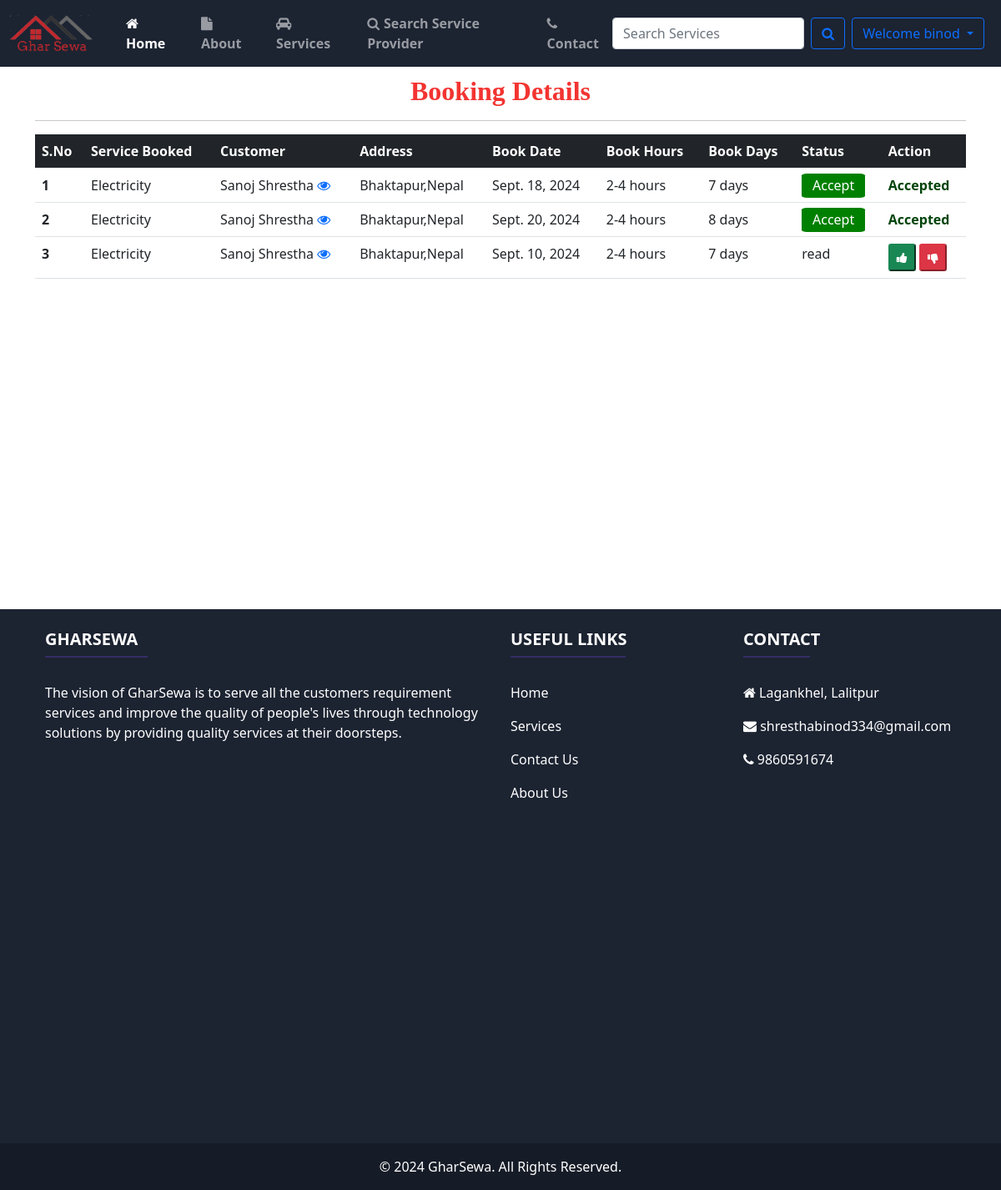
Page /user_booking/ (signed in) on the committed database.
### home/models.py (models this page shows, shortened)
class Booking(models.Model):
    status = models.ForeignKey(Status, on_delete=models.CASCADE, null=True)
    customer = models.ForeignKey(Customer, on_delete=models.CASCADE, null=True)
    user = models.ForeignKey(Service_Man, on_delete=models.CASCADE, null=True)
    book_date = models.DateField(null=True)
    book_days = models.CharField(max_length=100, null=True)
    book_hours = models.CharField(max_length=100, null=True)

class Service_Man(models.Model):
    status = models.ForeignKey(Status, on_delete=models.CASCADE, null=True)
    city = models.ForeignKey(
        City, on_delete=models.CASCADE, null=True, blank=True)
    user = models.ForeignKey(User, on_delete=models.CASCADE, null=True)
    phone = models.CharField(max_length=20, null=True)
    image = models.ImageField(upload_to='service_man/', null=True)
    cert = models.FileField(upload_to='service_man/', null=True, default='service_man/certificate.png')
    address = models.CharField(max_length=100, null=True)
    service = models.ForeignKey(
        Service, on_delete=CASCADE, null=True, blank=True)
    experience = models.IntegerField(default=0)
    date_joined = models.DateField(auto_now_add=True)

class Service(models.Model):
    service_id = models.AutoField(primary_key=True)
    service_name = models.CharField(max_length=50)
    service_desc = models.TextField()
    image = models.FileField(null=True)
    pub_date = models.DateField(auto_now_add=True)

class Customer(models.Model):
    user = models.ForeignKey(User, on_delete=models.CASCADE, null=True)
    phone = models.CharField(max_length=20, null=True)
    address = models.CharField(max_length=100, null=True)
    image = models.ImageField(upload_to='customer/', null=True)
    date_joined = models.DateField(auto_now_add=True)

class Status(models.Model):
    status = models.CharField(max_length=20, null=True)

### home/views.py (the view)
# urls.py: path('user_booking/', views.userBooking, name='user_booking'),
@login_required(login_url='login')
def userBooking(request):
    page = False
    user = User.objects.get(id=request.user.id)
    try:
        serv = Service_Man.objects.get(user=user)
        books = Booking.objects.filter(user=serv)
    except:
        return redirect('user_booking')
    context = {'books': books, 'page': page}
    return render(request, 'booking_details.html', context)

### templates/booking_details.html (shortened to what this page needs)
{% extends 'base.html' %}
{% block body %}
{% if page %}
<div class="container">
    <h2>Booking Details</h2>
    <hr>
    <table class="table table-hover">
        <thead class="table-dark text-white">
            <tr>
                <th scope="col">S.No</th>
                <th scope="col">Service Booked</th>
                <th scope="col">Service Provider</th>
                <th scope="col">View</th>
                <th scope="col">Book Date</th>
                <th scope="col">
                    <center>Book Hours</center>
                </th>
                <th scope="col">
                    <center>Book Days</center>
                </th>
                <th scope="col">Status</th>
                <th scope="col">
                    <center>Action</center>
                </th>
            </tr>
        </thead>
        <tbody>
            {% for book in books%}
            <tr>
                <th scope="row">{{forloop.counter}}</th>
                <td>{{book.user.service.service_name}}</td>
                <td>{{book.user.user.first_name}} {{book.user.user.last_name}}
                </td>
                <td><a href="{% url 'booking_status' book.id %}" class=" btn text-primary"><i class="fa fa-eye"></i></a>
                </td>
                <td>{{book.book_date}}</td>
                <td>
                    <center>{{book.book_days}} days</center>
                </td>
                <td>
                    <center>{{book.book_hours}} hours</center>
                </td>
                {% if book.status.status == 'Accept' %}
                <td>
                    <span class="text-success">
                        {{book.status.status}}ed
                    </span>
                </td>
                {% elif book.status.status == 'Reject' %}
                <td>
                    <span class="text-danger">
                        {{book.status.status}}ed
                    </span>
                </td>
                {% else %}
                <td>
                    <span>{{book.status.status}}</span>
                </td>
                {% endif %}
                {% if book.status.status == 'Accept' %}
                <td style="font-weight:bold;color:blue">
                    <center> Accepted</center>
                </td>
                {% else %}
                <td>
                    <a href="{% url 'edit_booking' book.id %}">
                        <center><button class="btn-sm btn-warning">
                            <i class="fa fa-edit"></i> Edit
                        </button></center>
                    </a>
                </td>
                <td>
                    <a href="{% url 'cancel_booking' book.id %}">
                        <center><button class="btn-sm btn-danger"
                                onclick="return confirm('Do You wanna cancel the Booking?')">
                                <i class="fa fa-trash"></i>
                            </button></center>
                    </a>
                </td>
                {% endif %}
            </tr>
            {% endfor %}
        </tbody>
    </table>
</div>
{% else%}
<div class="container">
    <h2>Booking Details</h2>
    <hr>
    <table class=" table table-hover">
        <thead class="table-dark text-white">
            <tr>
                <th scope="col">S.No</th>
                <th scope="col">Service Booked</th>
                <th scope="col">Customer</th>
                <th scope="col">Address</th>
                <th scope="col">Book Date</th>
                <th scope="col">Book Hours</th>
                <th scope="col">Book Days</th>
                <th scope="col">Status</th>
                <th scope="col">Action</th>
            </tr>
        <tbody>
            </thead>
            {% for book in books%}
            <tr>
                <th scope="row">{{forloop.counter}}</th>
                <td>{{book.user.service.service_name}}</td>
                <td>{{book.customer.user.first_name}} {{book.customer.user.last_name}}
                    <a href="{% url 'booking_status' book.id %}" class="rounded"><i class="fa fa-eye"></i></a>
                </td>
                <td>{{book.customer.address}}</td>
                <td>{{book.book_date}}</td>
                <td>{{book.book_hours}} hours</td>
                <td>{{book.book_days}} days</td>
                {% if book.status.status == 'Accept' %}
                <td><span
                        style="color:white;background:green;padding:0.2em 0.8em 0.2em 0.8em;border-radius:8%">{{book.status.status}}</span>
                </td>
                {% else %}
                <td><span>{{book.status.status}}</span>
                </td>
                {% endif %}
                {% if book.status.status == 'Accept' %}
                <td style="font-weight:bold;color:rgb(2, 68, 11)">Accepted</td>
                {% elif book.status.status == 'Reject' %}
                <td style="font-weight:bold;color:rgb(255, 0, 0)">Rejected</td>
                {% else %}
                <td>
                    <a href="{% url 'accept_confirmation' book.id %}">
                        <button class="btn-sm btn-success"
                            onclick="return confirm('Are You Confirm for Accept Order?')">
                            <i class="fa fa-thumbs-up"></i>
                        </button>
                    </a>
                    <a href="{% url 'spcancel_booking' book.id %}"><button class="btn-sm btn-danger"
                            onclick="return confirm('Do You wanna cancel the Booking?')"><i
                                class="fa fa-thumbs-down"></i></button></a>
                </td>
                {% endif %}
            </tr>
            {% endfor %}
    </table>
</div>
{% endif %}
{% endblock %}

### templates/base.html (shortened to what this page needs)
{% load static %}
<!DOCTYPE html>
<html lang="en">
<head>
    <link rel="stylesheet" href="https://cdnjs.cloudflare.com/ajax/libs/jquery-confirm/3.3.2/jquery-confirm.min.css">
    <link href="https://cdn.jsdelivr.net/npm/bootstrap@5.0.1/dist/css/bootstrap.min.css" rel="stylesheet"
>
    <link rel="stylesheet" href="https://cdnjs.cloudflare.com/ajax/libs/font-awesome/4.7.0/css/font-awesome.min.css">
    <link rel="stylesheet" href="https://stackpath.bootstrapcdn.com/font-awesome/4.7.0/css/font-awesome.min.css">
    <link rel="stylesheet" href="{% static '/css/style.css' %}">
</head>
<body>
    <nav class="navbar navbar-expand-lg navbar-dark" style="background-color: #1c2331;">
        <div class="container-fluid">
            <a class="navbar-brand" href="/"><img src="{% static 'img/logo.png' %}" style="width: 100px;" /></a>
            <div class="collapse navbar-collapse" id="navbarSupportedContent">
                <ul class="navbar-nav me-auto mb-2 mb-lg-0" style="font-weight: 600;">
                    <li class="nav-item" style="margin-left: 15px;">
                        <a class="nav-link active" aria-current="page" href="/"> <i class="fa fa-home"
                                style="padding-right: 5px;"></i>Home</a>
                    </li>
                    <li class="nav-item" style="margin-left: 15px;">
                        <a class="nav-link" href="/about"><i class="fa fa-file"
                                style="padding-right: 5px;"></i>About</a>
                    </li>
                    <li class="nav-item" style="margin-left: 15px;">
                        <a class="nav-link" href="/services"><i class="fa fa-car"
                                style="padding-right: 5px;"></i>Services</a>
                    </li>
                    <li class="nav-item" style="margin-left: 15px;">
                        <a class="nav-link" href="{% url 'search_user' %}"><i class="fa fa-search"
                                style="padding-right: 5px;"></i>Search Service Provider</a>
                    </li>
                    <li class="nav-item" style="margin-left: 15px;">
                        <a class="nav-link" href="/contact"><i class="fa fa-phone"
                                style="padding-right: 5px;"></i>Contact</a>
                    </li>
                </ul>
                <form class="d-flex" action="/search" method="GET">
                    <input class="form-control me-2" type="search" name="search" id="search"
                        placeholder="Search Services" aria-label="Search" required>
                    <button class="btn btn-outline-primary" type="submit"><i class="fa fa-search"></i></button>
                </form>
                <div class="m-2">
                    {% if user.is_authenticated %}
                    <span class="dropdown">
                        <button class="btn btn-outline-primary dropdown-toggle" type="button" id="userid"
                            data-bs-toggle="dropdown" aria-expanded="false">
                            Welcome {{request.user}}
                        </button>
                    </span>
                {% endif %}
            </div>
        </div>
        </div>
    </nav>
    {% block body %}{% endblock body %}
    <footer class="text-white" style="background-color: #1c2331;">
        <div class="container p-4">
            <div class="row">
                <div class="col-lg-6 col-md-12 mb-4">
                    <h5 class="text-uppercase fw-bold">GharSewa</h5>
                    <hr class="mb-4 mt-0 d-inline-block mx-auto"
                        style="width: 123px; background-color: #7c4dff; height: 2px" />
                    <p>
                        The vision of GharSewa is to serve all the customers requirement services and improve the
                        quality of
                        people's lives through technology solutions by providing quality services at their
                        doorsteps.
                    </p>
                </div>
                <div class="col-lg-3 col-md-6 mb-4">
                    <h5 class="text-uppercase fw-bold">Useful links</h5>
                    <hr class="mb-4 mt-0 d-inline-block mx-auto"
                        style="width: 138px; background-color: #7c4dff; height: 2px" />
                    <p>
                        <a href="#!" class="text-white">Home</a>
                    </p>
                    <p>
                        <a href="/services/" class="text-white">Services</a>
                    </p>
                    <p>
                        <a href="/contact/" class="text-white">Contact Us</a>
                    </p>
                    <p>
                        <a href="/about/" class="text-white">About Us</a>
                    </p>
                </div>
                <div class="col-lg-3 col-md-6 mb-4">
                    <h5 class="text-uppercase fw-bold">Contact</h5>
                    <hr class="mb-4 mt-0 d-inline-block mx-auto"
                        style="width: 80px; background-color: #7c4dff; height: 2px" />
                    <p><i class="fa fa-home mr-3"></i>
                        <a href="https://www.google.com/maps?q=Lagankhel,+Lalitpur" target="_blank" class="text-white">Lagankhel, Lalitpur</a>
                      </p>
                    <p><i class="fa fa-envelope mr-3"></i>
                        <a href="mailto:shresthabinod334@gmail.com" class="text-white">shresthabinod334@gmail.com</a>
                      </p>
                    <p><i class="fa fa-phone mr-3"></i>
                        <a href="tel:9860591674" class="text-white">9860591674</a>
                      </p>
                </div>
            </div>
        </div>
        <div class="text-center p-3" style="background-color: rgba(0, 0, 0, 0.2)">
            © 2024 GharSewa. All Rights Reserved.
        </div>
    </footer>
</body>
</html>

### static/css/style.css (style rules this page uses)
:root { --font1: "Montserrat"; --font2: "Roboto Slab"; --color1: #708ce7; }
* { box-sizing: border-box; margin: 0; padding: 0; }
html { scroll-behavior: smooth; }
body { overflow-x: hidden; line-height: 1.5; }
img { display: block; }
.row { justify-content: space-between; }

### templates/base.html (style rules this page uses)
a { text-decoration: none; }

### templates/booking_details.html (style rules this page uses)
.container { min-height: 80vh; }
.container h2 { font-weight: bold; font-family: 'Monotype Corsiva'; color: #f33431; text-align: center; margin-top: 10px; }

### rows in the picture
Booking: user.service.service_name "Electricity", customer.user.first_name "Sanoj", customer.user.last_name "Shrestha", customer.address "Bhaktapur,Nepal", book_date "Sept. 18, 2024", book_hours "2-4", book_days "7", status.status "Accept", shows "Accepted"
Booking: user.service.service_name "Electricity", customer.user.first_name "Sanoj", customer.user.last_name "Shrestha", customer.address "Bhaktapur,Nepal", book_date "Sept. 20, 2024", book_hours "2-4", book_days "8", status.status "Accept", shows "Accepted"
Booking: user.service.service_name "Electricity", customer.user.first_name "Sanoj", customer.user.last_name "Shrestha", customer.address "Bhaktapur,Nepal", book_date "Sept. 10, 2024", book_hours "2-4", book_days "7", status.status "read"

### other values in the picture
{{ request.user }} "binod"
